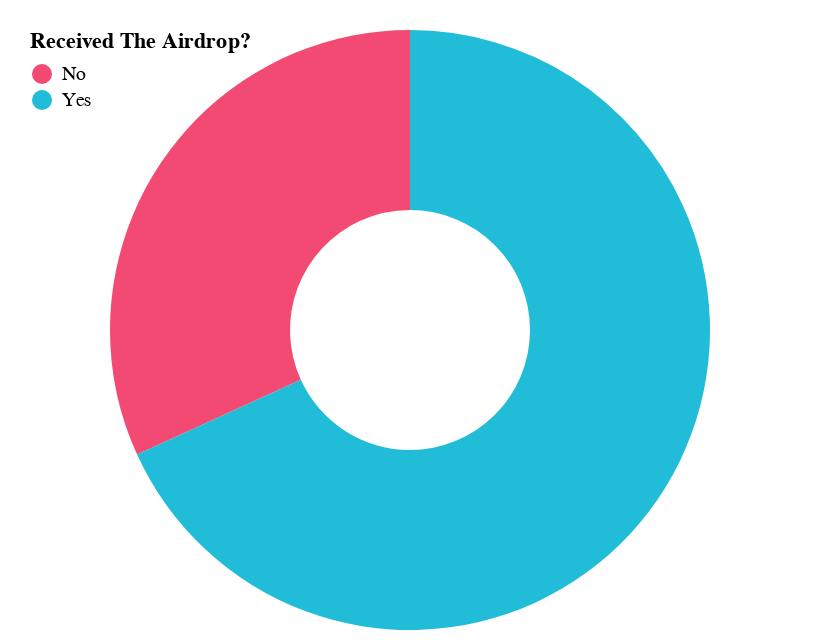

The cell this chart's notebook holds for it:
### Code cell
cp.user_distr_pie(dp.lbp_from_airdrop, dp.lbp_from_airdrop.columns)

### Figure 1 — Vega-Lite specification as saved in the notebook (floating-point values rounded to 4 significant figures)
{"config": {"view": {"continuousWidth": 400, "continuousHeight": 300, "strokeOpacity": 0}}, "data": {"name": "data-bbb208c5f3ef652bce23d3847860eca7"}, "mark": {"type": "arc", "innerRadius": 60}, "encoding": {"color": {"field": "Received The Airdrop?", "legend": {"direction": "vertical", "legendY": -10, "orient": "none", "padding": 10}, "scale": {"domain": ["No", "Yes"], "range": ["#F24A72", "#21bcd7"]}, "type": "nominal"}, "theta": {"field": "Number of Users", "type": "quantitative"}, "tooltip": [{"field": "Received The Airdrop?", "type": "nominal"}, {"field": "Number of Users", "type": "nominal"}]}, "$schema": "https://vega.github.io/schema/vega-lite/v4.17.0.json", "datasets": {"data-bbb208c5f3ef652bce23d3847860eca7": [{"Number of Users": 56, "Received The Airdrop?": "No"}, {"Number of Users": 120, "Received The Airdrop?": "Yes"}]}}
